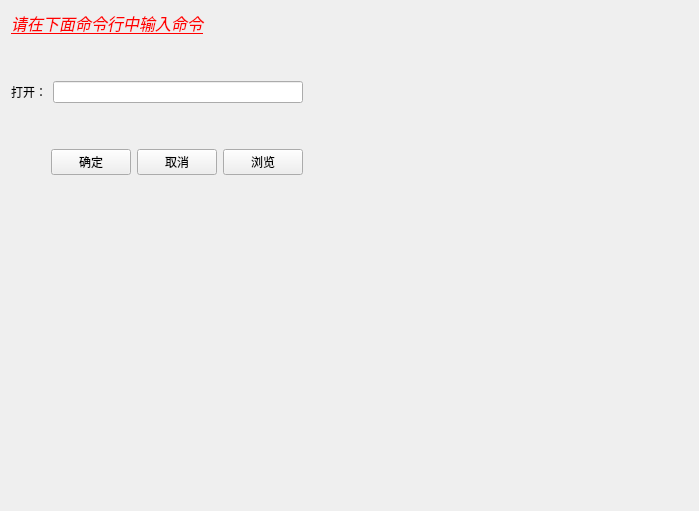
<?xml version="1.0" encoding="UTF-8"?>
<ui version="4.0">
 <class>Widget</class>
 <widget class="QWidget" name="Widget">
  <property name="geometry">
   <rect>
    <x>0</x>
    <y>0</y>
    <width>699</width>
    <height>511</height>
   </rect>
  </property>
  <property name="windowTitle">
   <string>Widget</string>
  </property>
  <widget class="QWidget" name="">
   <layout class="QVBoxLayout" name="verticalLayout">
    <item>
     <widget class="QLabel" name="infoLabel">
      <property name="text">
       <string>&lt;html&gt;&lt;head/&gt;&lt;body&gt;&lt;p&gt;&lt;span style=&quot; font-size:12pt; font-style:italic; text-decoration: underline; color:#ff0000;&quot;&gt;请在下面命令行中输入命令&lt;/span&gt;&lt;/p&gt;&lt;/body&gt;&lt;/html&gt;</string>
      </property>
     </widget>
    </item>
    <item>
     <spacer name="verticalSpacer">
      <property name="orientation">
       <enum>Qt::Vertical</enum>
      </property>
      <property name="sizeHint" stdset="0">
       <size>
        <width>20</width>
        <height>40</height>
       </size>
      </property>
     </spacer>
    </item>
    <item>
     <layout class="QHBoxLayout" name="horizontalLayout_2">
      <item>
       <widget class="QLabel" name="label">
        <property name="text">
         <string>打开：</string>
        </property>
       </widget>
      </item>
      <item>
       <widget class="QLineEdit" name="cmdLineEdit"/>
      </item>
     </layout>
    </item>
    <item>
     <spacer name="verticalSpacer_2">
      <property name="orientation">
       <enum>Qt::Vertical</enum>
      </property>
      <property name="sizeHint" stdset="0">
       <size>
        <width>20</width>
        <height>40</height>
       </size>
      </property>
     </spacer>
    </item>
    <item>
     <layout class="QHBoxLayout" name="horizontalLayout">
      <item>
       <spacer name="horizontalSpacer">
        <property name="orientation">
         <enum>Qt::Horizontal</enum>
        </property>
        <property name="sizeHint" stdset="0">
         <size>
          <width>40</width>
          <height>20</height>
         </size>
        </property>
       </spacer>
      </item>
      <item>
       <widget class="QPushButton" name="submitButton">
        <property name="text">
         <string>确定</string>
        </property>
       </widget>
      </item>
      <item>
       <widget class="QPushButton" name="cancelButton">
        <property name="text">
         <string>取消</string>
        </property>
       </widget>
      </item>
      <item>
       <widget class="QPushButton" name="browserButton">
        <property name="text">
         <string>浏览</string>
        </property>
       </widget>
      </item>
     </layout>
    </item>
   </layout>
  </widget>
 </widget>
 <layoutdefault spacing="6" margin="11"/>
 <resources/>
 <connections/>
</ui>
